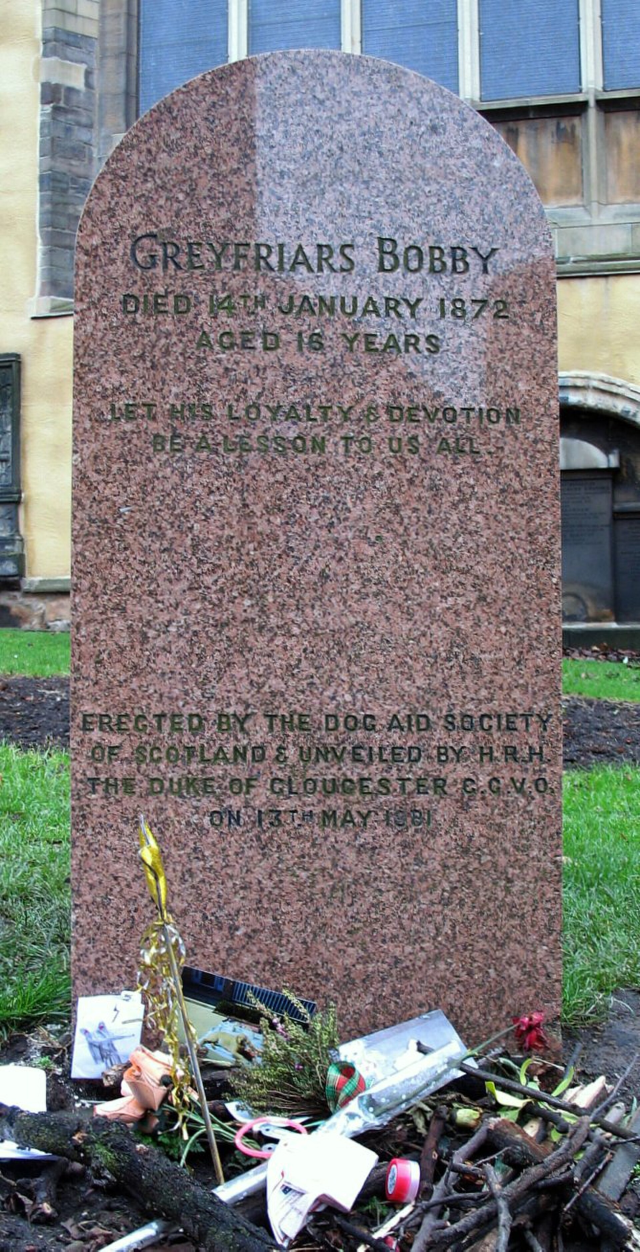
#> input picture cases/bobby/photos/bobby_headstone_1981.jpg, 1920 x 3754 px (shown at 1/3 size)
$ python -i render.py   (imports and definitions only)
#> lines starting #> are read from the running program, lines starting #| are printed output that depends on the picture
### reference/cases/bear/cfg.py
B = "/home/claude/footage/05_bear_koala/05_bear_koala/"
import glob
def V(i): return glob.glob(B + f"youtube/*/{i}.mp4")[0]
#> further down, picture is the input picture: PIL image 1920x3754 RGB; mean R, G, B 123, 121.1, 123
SRC = {"BBC": V("2L3isEfGpC8"), "PBS": V("zW62kHpVLQ0"), "IFAW": V("ztAbAtlU_p0"), "USC": V("zQMrGkTyjtY"),
       "TYS": V("V-ksURlRZTY"), "TODAY": V("ZXMXmswrtOg")}
PHOTOS = {
 "himawari": B + "photos_commons/" + [p for p in __import__("os").listdir(B + "photos_commons") if "himawari" in p][0],
 "koolie": B + "photos_commons/koolie-blue_merle_jpg.jpg",
 "koala": B + "photos_commons/koala_climbing_tree_jpg.jpg",
 "night": B + "photos_commons/" + [p for p in __import__("os").listdir(B + "photos_commons") if "nighttime" in p][0],
}
HEADER = "BEAR · THE KOALA DETECTIVE"
HOOK_V = ("NOBODY WANTED HIM…", "THEN AUSTRALIA BURNED", "HE FOUND 100+ KOALAS")
HOOK_H = ("NOBODY WANTED HIM… THEN AUSTRALIA BURNED. ", "HE FOUND 100+ KOALAS")
TITLE_BIG = "Bear"
TITLE_SMALL = "THE KOALA DETECTIVE"
STILL = ("PBS", 22.0)
MAPFILE = "bmap.json"
PIN = ("NorthernRivers", "NORTHERN RIVERS, NSW", "THE BLACK SUMMER · 2019–2020")
PIN_EXTRA = [("Sydney", "Sydney"), ("Melbourne", "Melbourne")]
HILITE = ("Australia",)
CTA_Q = "Should Bear get a medal? Tell us below!"

### reference/pipeline/render.py
import json, math, os, subprocess, sys, re
import numpy as np
from PIL import Image, ImageDraw, ImageFilter, ImageFont, ImageChops
sys.path.insert(0, ".")
from cfg import SRC, PHOTOS
import cfg
import script as SCR

FMT = sys.argv[1]                      # V or H
# [1 line that did not run here, left out]
# [1 line that did not run here, left out]
FPS = 30
W, H = (1080, 1920) if FMT == "V" else (1920, 1080)
# [1 line not run here, left out]
FD = "/home/claude/work/fonts/"
# [4 lines left out: function font, not called in this run]
MB, MXB, MSB, MM = "Montserrat_900Black.ttf", "Montserrat_800ExtraBold.ttf", "Montserrat_600SemiBold.ttf", "Montserrat_500Medium.ttf"
PF = "PlayfairDisplay_900Black.ttf"
GOLD = (255, 205, 80); WHITE = (255, 255, 255)

if FMT == "V":
    WIN_MAX = (1000, 860); WIN_C = (540, 830)
    CAP_Y = 1470; CAP_SIZE = 78; CAP_MAXW = 960
    CRED_SIZE = 26; HEADER = True
else:
    WIN_MAX = (1290, 740); WIN_C = (960, 448)
    CAP_Y = 965; CAP_SIZE = 64; CAP_MAXW = 1600
    CRED_SIZE = 22; HEADER = False

# [1 line not run here, left out]
# [1 line that did not run here, left out]

def ease(x): x = max(0.0, min(1.0, x)); return x * x * (3 - 2 * x)

# ------------------------------------------------------------------ source frame readers
# [10 lines left out: functions cropdetect, probe, not called in this run]

def fit(w, h, box):
    s = min(box[0] / w, box[1] / h); return int(round(w * s / 2) * 2), int(round(h * s / 2) * 2)

class VideoReader:
    # [21 lines left out: functions __init__, next, not called in this run]

# ------------------------------------------------------------------ drawing helpers
def rounded_mask(w, h, r):
    m = Image.new("L", (w, h), 0); ImageDraw.Draw(m).rounded_rectangle([0, 0, w - 1, h - 1], r, fill=255); return m
_shadow = {}
# [17 lines left out: function frame_window, not called in this run]

def blur_bg(img, dark=0.42):
#> called with dark = 0.42
    small = img.resize((max(8, img.width // 14), max(8, img.height // 14)), Image.BILINEAR).filter(ImageFilter.GaussianBlur(1.4))
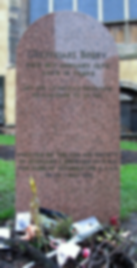
#> small: PIL image 137x268 RGB; mean R, G, B 123, 121.1, 123
    sw, sh = small.size; s = max(W / sw, H / sh)
#> after `sw, sh = small.size`: sw = 137; sh = 268
#> after `s = max(W / sw, H / sh)`: s = 14.01
    big = small.resize((int(sw * s) + 2, int(sh * s) + 2), Image.BILINEAR)
    big = big.crop(((big.width - W) // 2, (big.height - H) // 2, (big.width - W) // 2 + W, (big.height - H) // 2 + H))
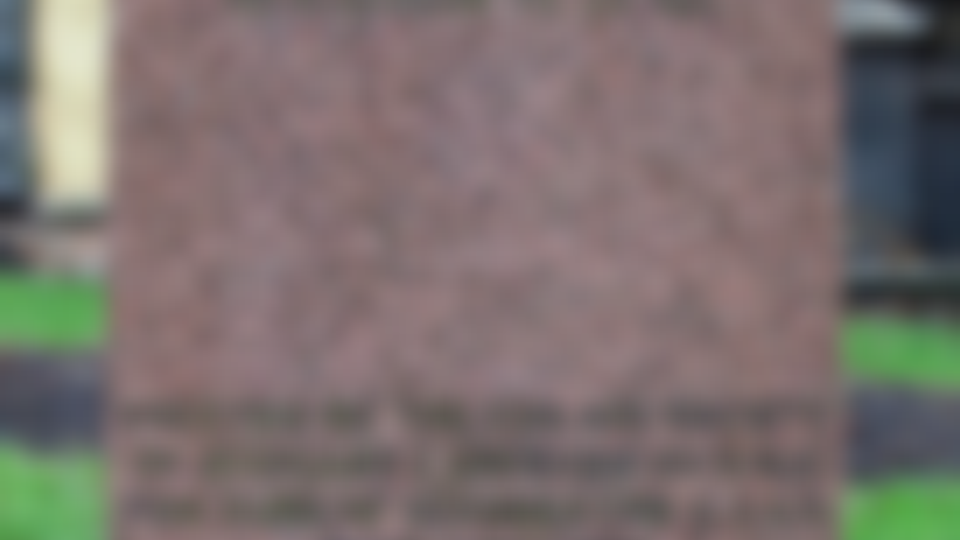
#> big: PIL image 1920x1080 RGB (shown at 1/2 size); mean R, G, B 122.6, 112.6, 109.6
    return Image.blend(Image.new("RGB", (W, H), (8, 8, 10)), big, dark)
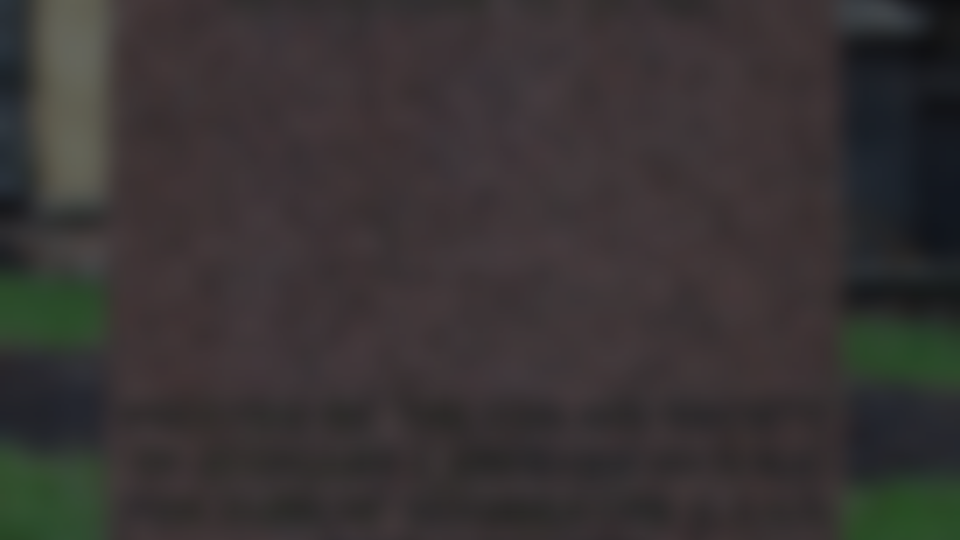
#> returned value: PIL image 1920x1080 RGB (shown at 1/2 size); mean R, G, B 55.6, 51.4, 51.3

_vig = None
# [114 lines left out: functions vignette, zoom, text_center, draw_captions, wrap, draw_overlays, not called in this run]

# ------------------------------------------------------------------ special scenes
# [1 line not run here, left out]
# [122 lines left out: functions map_layer, catmull, render_map, not called in this run]

STILL_BG = None
# [133 lines left out: functions still_bg, render_stat, render_chapter, render_cta, compose_footage, render_span, not called in this run]

# [17 lines not run here, left out]

>>> from PIL import Image
>>> picture = Image.open('../../cases/bobby/photos/bobby_headstone_1981.jpg')
>>> result = blur_bg(picture)
